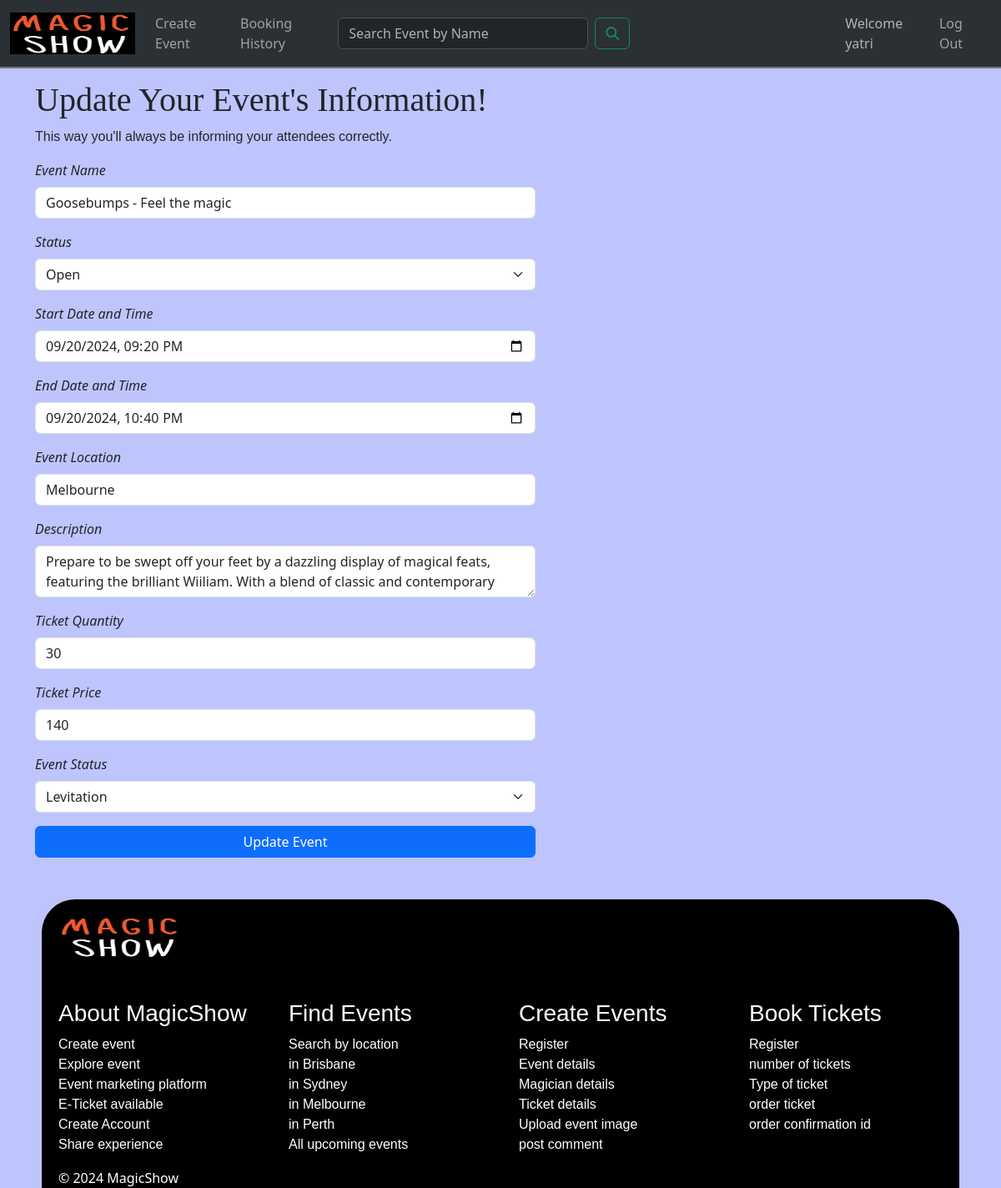
Before: /events/edit/6 (signed in) with the older database file.
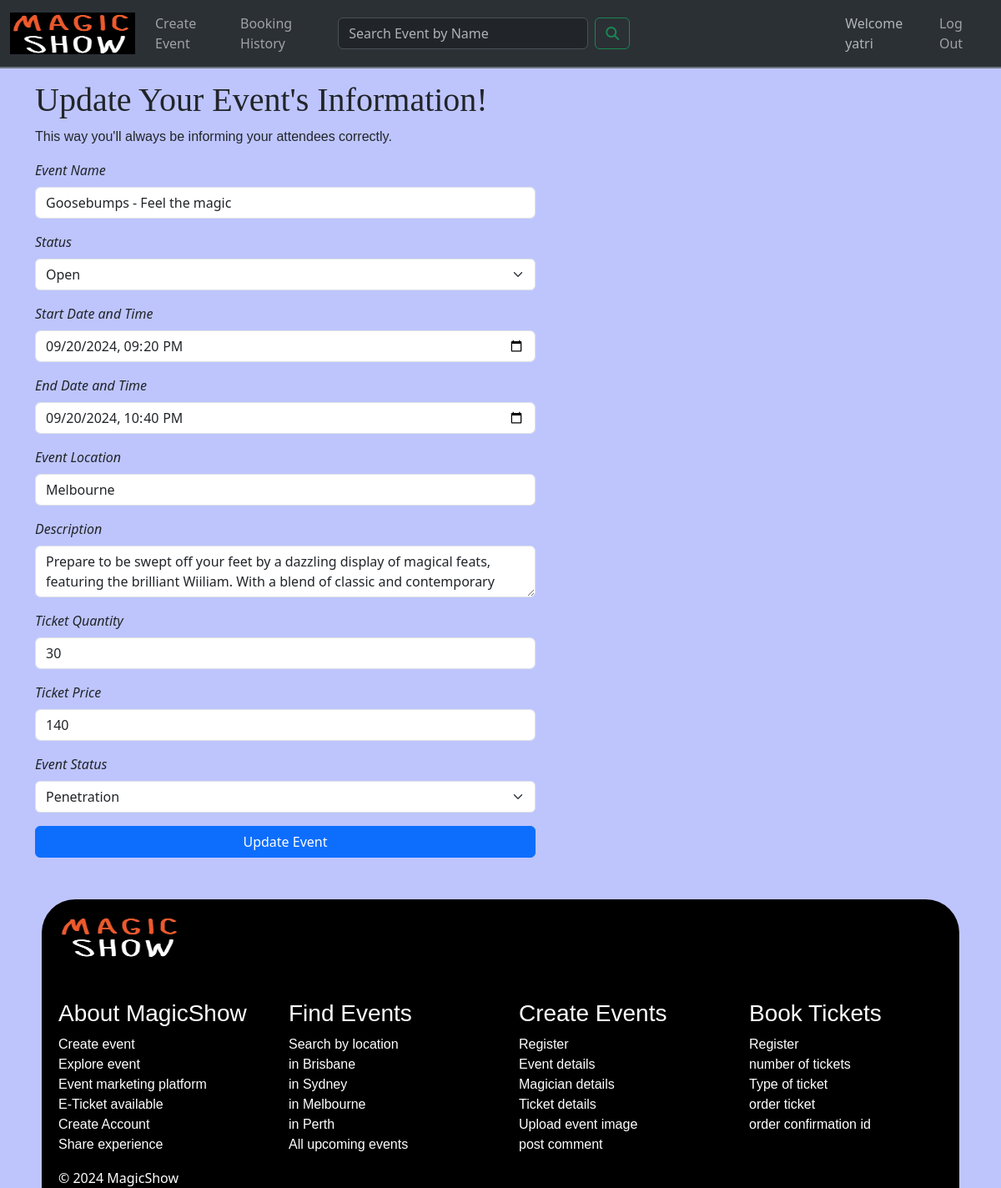
After: the same page with the newer database file.
### website/models.py (models this page shows, shortened)
class Event(db.Model):
    __tablename__ = 'events'
    id = db.Column(db.Integer, primary_key=True, nullable=False)
    userid = db.Column(db.Integer, db.ForeignKey('users.id'))
    eventName = db.Column(db.String(80))
    eventstartDateTime = db.Column(db.DateTime, nullable=False)
    eventendDateTime = db.Column(db.DateTime, nullable=False)
    eventType = db.Column(db.String(50))
    eventLocation = db.Column(db.String(200))
    description = db.Column(db.String(200))
    ticketQuantity = db.Column(db.Integer)
    ticketsAvailable = db.Column(db.Integer)
    ticketPrice = db.Column(db.Float)
    eventImage = db.Column(db.String(400))
    eventStatus = db.Column(db.String(10))
    eventType = db.Column(db.String(50), nullable=False)
    bookings = db.relationship('Booking', backref='event', cascade="all, delete-orphan")
    comments = db.relationship('Comment', backref='event', cascade="all, delete-orphan")

### website/events.py (the view, shortened to what this page needs)
@eventbp.route('/edit/<int:eventid>', methods=['GET', 'POST'])
@login_required
def edit_event(eventid):
    event = Event.query.get_or_404(eventid)
    if current_user.id != event.userid:
        flash('You do not have permission to edit this event.', 'danger')
        return redirect(url_for('event.show', id=event.id))
    form = EditForm(obj=event)  # Pre-fill form with event data on GET
    return render_template('events/edit.html', form=form, eventid=eventid)

### website/forms.py
class EditForm(FlaskForm):
    eventName = StringField('Event Name', validators=[InputRequired(), Length(max=80)])
    status = SelectField('Status', choices=[('Open', 'Open'), ('Cancelled', 'Cancelled')])
    eventstartDateTime = DateTimeLocalField('Start Date and Time', validators=[InputRequired()])
    eventendDateTime = DateTimeLocalField('End Date and Time', validators=[InputRequired()])
    eventLocation = StringField('Event Location', validators=[InputRequired(), Length(max=200)])
    description = TextAreaField('Description', validators=[InputRequired(), Length(max=500)])
    ticketQuantity = IntegerField('Ticket Quantity', validators=[InputRequired(), NumberRange(min=1)])
    ticketPrice = IntegerField('Ticket Price', validators=[InputRequired(), NumberRange(min=0)])
    eventType = SelectField('Event Status', choices=[('Illusion', 'Illusion'), ('Comedy', 'Comedy'), ('Levitation', 'Levitation'), ('Transformation', 'Transformation'), ('Mentalism', 'Mentalism'), ('Penetration', 'Penetration')], validators=[InputRequired()])
    submit = SubmitField('Update Event')

### website/templates/events/edit.html
{% extends 'base.html' %}
{% from 'bootstrap5/form.html' import render_form %}
{% block content %}
  <div class="container">
    <div class="row mt-5">
      <div class="col-md-12">
        <br><br>
        <h1>Update Your Event's Information!</h1>
        <p>This way you'll always be informing your attendees correctly.</p>
        {{ render_form(form) }}
      </div>
    </div>
  </div>
{% endblock %}

Changed rows visible on the page:
changed Event "Goosebumps - Feel the magic": eventType "Levitation" → "Penetration"
